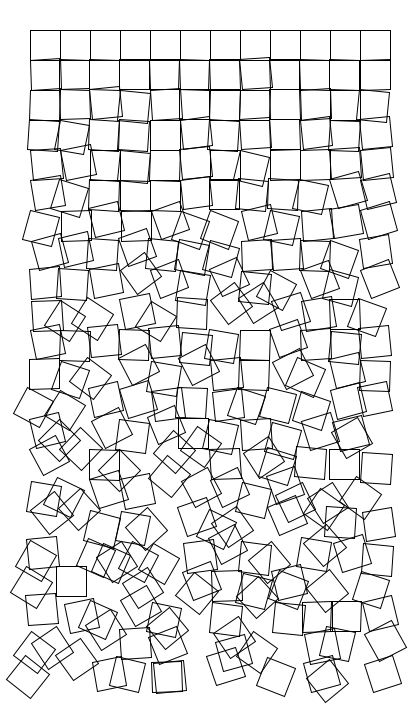
Frame 1 (no input)
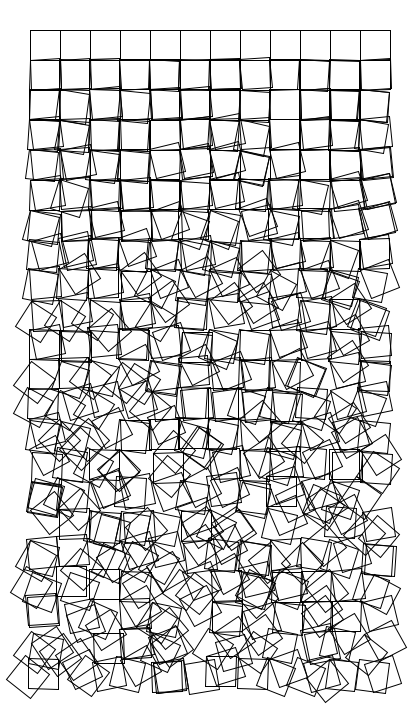
Frame 2 (the mouse pressed at the canvas centre, redrawn once)

The Processing sketch that drew these frames (run headless with seeded random() and noise(); the mouse was pressed at the canvas centre and the sketch redrawn once):

// Processing sketch: processing_135592
// ── processing_135592.pde

/*
Jacqueline Miller
Int Art 
Schotter Grid

http://www.artsnova.com/Nees_Schotter_Tutorial.html*/

float columns =12;
float rows = 22; 
float square= 30; 
float margin=square;

float wiggle;
float product_wiggly;
float please;

float move;
float abit=.5;

float it_spins;
float weee;
float dizzy;
float spin;


void setup(){
 size(420, 720);
 background (255);
  noLoop();
}
 
  void draw(){
 
for (float r=0; r<rows; r++){
float please=multiply_these(r, .5);
println("please = " + please);
float dizzy= spin_squares(r, .2);
  println("dizzy = " + dizzy);

for (float c=0; c<columns; c++){
  

pushMatrix();
move = random (-please, please);
spin= (random(-dizzy, dizzy))*(abit);
println("move = " +move);
translate(margin+(square*c)+(move*abit),margin+(square*r)+(move*abit));
rotate(random(spin));
noFill();
stroke(0);
strokeWeight(1);
rect (0,0, square, square);
popMatrix();
println(dizzy);
}}}

 float multiply_these(float r, float wiggle) {
 float product_wiggly = r*wiggle;
 return product_wiggly;
 }
 
 float spin_squares(float r, float it_spins){
   float weee=(r*it_spins);
   return weee;
   
 }
